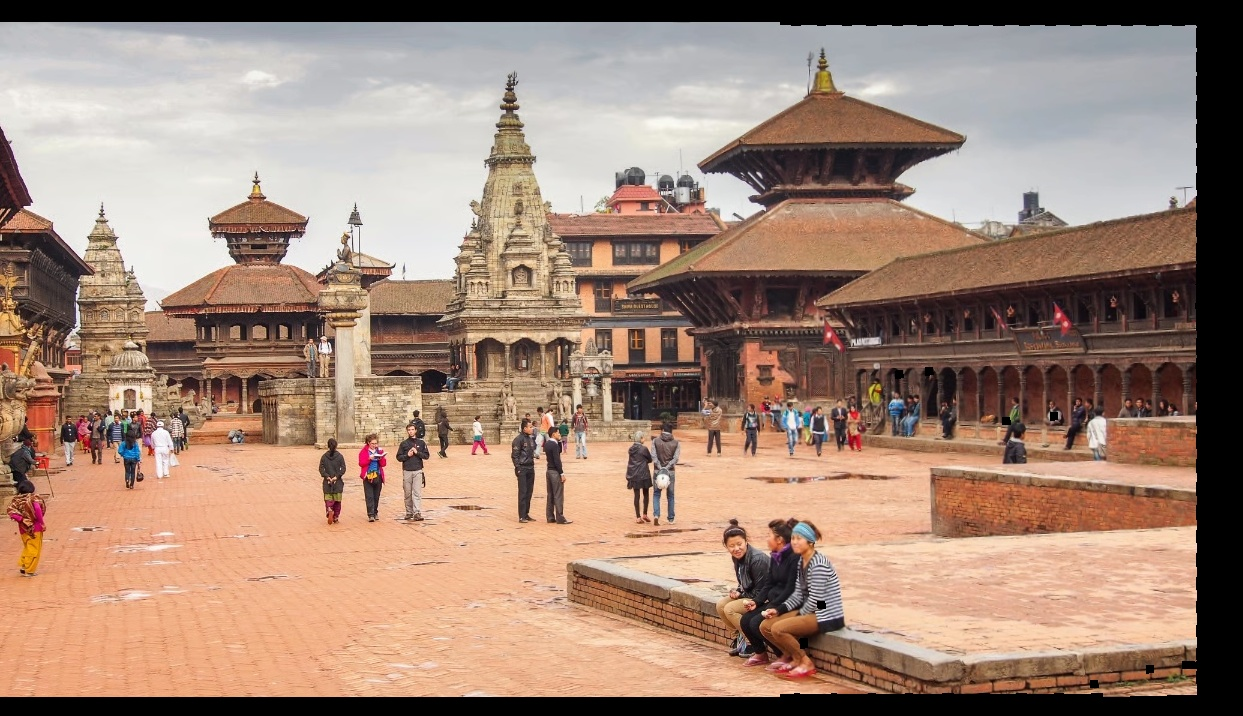
#> input picture results/blend_feather_comp_gain0.75.jpg, 1243 x 716 px, given in place of c.jpg, which was not available
$ python blend_synthetic.py
#> lines starting #> are read from the running program, lines starting #| are printed output that depends on the picture; after the words box and inside, x2 and y2 are one past the last pixel; in counts of white or black regions, pixels touching at a corner belong together
### stitcher/homography.py
import numpy as np

def normalize(pts):
    # shift points to zero mean, scale so average distance is sqrt(2)
    c = pts.mean(axis=0)
    mean_dist = np.mean(np.linalg.norm(pts - c, axis=1))
    if mean_dist < 1e-9:
        raise np.linalg.LinAlgError("degenerate points")
    s = np.sqrt(2) / mean_dist
    T = np.array([[s, 0, -s * c[0]],
                  [0, s, -s * c[1]],
                  [0, 0, 1]])
    pts_h = np.c_[pts, np.ones(len(pts))]
    return (T @ pts_h.T).T[:, :2], T

def estimate_homography(src, dst):
    """src, dst: (N, 2) arrays with N >= 4. Returns 3x3 H mapping src -> dst."""
    src_n, T1 = normalize(src)
    dst_n, T2 = normalize(dst)
    A = []
    for (x, y), (xp, yp) in zip(src_n, dst_n):
        A.append([-x, -y, -1, 0, 0, 0, xp * x, xp * y, xp])
        A.append([0, 0, 0, -x, -y, -1, yp * x, yp * y, yp])
    A = np.array(A)
    # 4 points give an 8x9 system and need the full SVD to expose the null vector;
    # 5 or more points give at least 10 rows, so the cheap thin SVD is enough.
    _, _, Vt = np.linalg.svd(A, full_matrices=(len(src) < 5))
    Hn = Vt[-1].reshape(3, 3)
    H = np.linalg.inv(T2) @ Hn @ T1          # undo the normalization
    return H / H[2, 2]

def apply_homography(H, pts):
    p = np.c_[pts, np.ones(len(pts))] @ H.T
    return p[:, :2] / p[:, 2:3]


def ransac_homography(src, dst, thresh=3.0, p=0.99, max_iters=5000, seed=0):
    """Returns (H, inlier_mask, iterations_used), or (None, None, iterations_used)."""
    rng = np.random.default_rng(seed)
    n = len(src)
    best_mask, best_count = None, 0
    iters_needed = max_iters
    i = 0
    while i < min(iters_needed, max_iters):
        i += 1
        idx = rng.choice(n, 4, replace=False)
        try:
            H = estimate_homography(src[idx], dst[idx])
        except np.linalg.LinAlgError:
            continue
        if not np.all(np.isfinite(H)):
            continue
        with np.errstate(all="ignore"):
            err = np.linalg.norm(apply_homography(H, src) - dst, axis=1)
        mask = err < thresh
        count = int(mask.sum())
        if count > best_count:
            best_count, best_mask = count, mask
            w = count / n
            iters_needed = 0 if w >= 1 else np.log(1 - p) / np.log(1 - w ** 4)
    if best_mask is None or best_count < 4:
        return None, None, i
    # refit on all inliers of the best model
    H = estimate_homography(src[best_mask], dst[best_mask])
    return H, best_mask, i

### stitcher/warp.py
import numpy as np
from stitcher.homography import apply_homography


def canvas_bounds(shape_ref, shape_other, H_ref_to_other):
    """Bounding box of both images in the reference frame.
    Returns (xmin, ymin, width, height) of the canvas."""
    h1, w1 = shape_ref[:2]
    h2, w2 = shape_other[:2]
    corners_ref = np.array([[0, 0], [w1 - 1, 0], [w1 - 1, h1 - 1], [0, h1 - 1]], float)
    corners_other = np.array([[0, 0], [w2 - 1, 0], [w2 - 1, h2 - 1], [0, h2 - 1]], float)
    # the other image's corners, expressed in the reference frame
    corners_other_in_ref = apply_homography(np.linalg.inv(H_ref_to_other), corners_other)
    allc = np.vstack([corners_ref, corners_other_in_ref])
    xmin, ymin = np.floor(allc.min(axis=0)).astype(int)
    xmax, ymax = np.ceil(allc.max(axis=0)).astype(int)
    return int(xmin), int(ymin), int(xmax - xmin + 1), int(ymax - ymin + 1)


def bilinear_sample(img, xs, ys):
    """Sample a color image at float coordinates. Returns (values, valid_mask)."""
    h, w = img.shape[:2]
    valid = (xs >= 0) & (xs <= w - 1) & (ys >= 0) & (ys <= h - 1)   # False for NaN too
    x = np.where(valid, xs, 0.0)
    y = np.where(valid, ys, 0.0)
    x0 = np.minimum(np.floor(x).astype(int), w - 2)
    y0 = np.minimum(np.floor(y).astype(int), h - 2)
    wx = (x - x0)[..., None]
    wy = (y - y0)[..., None]
    img = img.astype(np.float32)
    top = (1 - wx) * img[y0, x0] + wx * img[y0, x0 + 1]
    bot = (1 - wx) * img[y0 + 1, x0] + wx * img[y0 + 1, x0 + 1]
    return (1 - wy) * top + wy * bot, valid


def warp_to_canvas(ref, other, H_ref_to_other):
    """Place both images on one canvas in ref's frame.
    H_ref_to_other maps points in ref to points in other.
    Returns (canvas_ref, mask_ref, canvas_other, mask_other)."""
    xmin, ymin, W, Hc = canvas_bounds(ref.shape, other.shape, H_ref_to_other)

    # every canvas pixel (u, v) -> coordinates in the reference frame
    u, v = np.meshgrid(np.arange(W), np.arange(Hc))
    xr = (u + xmin).astype(float)
    yr = (v + ymin).astype(float)

    # reference image: pure translation, no homography needed
    canvas_ref, mask_ref = bilinear_sample(ref, xr, yr)

    # other image: reference-frame coordinates -> other's coordinates via H
    pts = np.stack([xr.ravel(), yr.ravel(), np.ones(xr.size)])      # 3 x N
    with np.errstate(all="ignore"):
        q = H_ref_to_other @ pts
        xo = (q[0] / q[2]).reshape(xr.shape)
        yo = (q[1] / q[2]).reshape(xr.shape)
    canvas_other, mask_other = bilinear_sample(other, xo, yo)
    return canvas_ref, mask_ref, canvas_other, mask_other


# [42 lines left out: functions composite_average, canvas_bounds_n, warp_all, not called in this run]

### experiments/blend_synthetic.py
import cv2
import numpy as np
from stitcher.homography import ransac_homography
from stitcher.warp import canvas_bounds, warp_to_canvas, composite_average
from stitcher.blend import feather_blend, estimate_gain

import argparse
p = argparse.ArgumentParser()
p.add_argument("--gain", type=float, default=1.0)
args = p.parse_args()

c = cv2.imread("data/synthetic/c.jpg")
#> c is the input picture: shape (716, 1243, 3); mean B, G, R 119.2, 135.2, 162.6
d = cv2.imread("data/synthetic/d.jpg")
d = np.clip(d.astype(np.float32) * args.gain, 0, 255).astype(np.uint8)

# same matching + RANSAC as before (H maps c -> d)
sift = cv2.SIFT_create()
kp_c, des_c = sift.detectAndCompute(cv2.cvtColor(c, cv2.COLOR_BGR2GRAY), None)
#> kp_c = 5518 keypoints; strongest (x, y, size): (764, 613, 3.5), (821, 605, 6.1), (416, 413, 4), (335, 478, 1.8)
kp_d, des_d = sift.detectAndCompute(cv2.cvtColor(d, cv2.COLOR_BGR2GRAY), None)
#> kp_d has the same summary as kp_c
pairs = cv2.BFMatcher().knnMatch(des_c, des_d, k=2)
#> pairs = 5518 matches
good = [m for m, n in pairs if m.distance < 0.7 * n.distance]
#> good = 5518 matches
src = np.array([kp_c[m.queryIdx].pt for m in good])
#> src = 5518 pairs, first value 2.29 to 1200.9, second value 19.99 to 698.3
dst = np.array([kp_d[m.trainIdx].pt for m in good])
#> dst has the same summary as src
H, mask, iters = ransac_homography(src, dst, thresh=3.0)
#> in ransac_homography, `n = len(src)`: n = 5518
#> the loop in ransac_homography, `while i < min(iters_needed, max_iters):` made 1 pass
#> (idx, T2 in estimate_homography, count, best_count, w) on pass 1: ([1488, 2819, 4691, 3513], [[0.00711, 0, -5.12], [0, 0.00711, -2.5], [0, 0, 1]], 5518, 5518, 1)
#> after the loop in ransac_homography, `while i < min(iters_needed, max_iters):`: i = 1; iters_needed = 0; w = 1
#> the loop in estimate_homography (call 2), `for (x, y), (xp, yp) in zip(src_n, dst_n):` made 5518 passes
#> (x, y, xp, yp) on passes 1 to 3: (-2.77, -0.738, -2.77, -0.738), (-2.77, -0.206, -2.77, -0.206), (-2.77, -0.784, -2.77, -0.784)
#> in ransac_homography, `H = estimate_homography(src[best_mask], dst[best_mask])`: H = [[1, -2.05e-16, 2.95e-13], [1.25e-16, 1, -5.42e-13], [-1.56e-19, -1.69e-19, 1]]
#> iters = 1

rc, mc, rd, md = warp_to_canvas(c, d, H)
#> in canvas_bounds, `corners_other_in_ref = apply_homography(np.linalg.inv(H_ref_to_other),..`: corners_other_in_ref = [[-2.95e-13, 5.42e-13], [1242, 3.86e-13], [1242, 715], [-1.49e-13, 715]]
#> in canvas_bounds, `allc = np.vstack([corners_ref, corners_other_in_ref])`: allc = [[0, 0], [1242, 0], [1242, 715], [0, 715], [-2.95e-13, 5.42e-13], [1242, 3.86e-13], [1242, 715], [-1.49e-13, 715]]
#> in canvas_bounds, `xmin, ymin = np.floor(allc.min(axis=0)).astype(int)`: xmin = -1; ymin = 0
#> in canvas_bounds, `xmax, ymax = np.ceil(allc.max(axis=0)).astype(int)`: xmax = 1242; ymax = 715
#> in warp_to_canvas, `xmin, ymin, W, Hc = canvas_bounds(ref.shape, other.shape, H_ref_to_oth..`: xmin = -1; ymin = 0; W = 1244; Hc = 716
#> in bilinear_sample, `valid = (xs >= 0) & (xs <= w - 1) & (ys >= 0) & (ys <= h - 1)`:
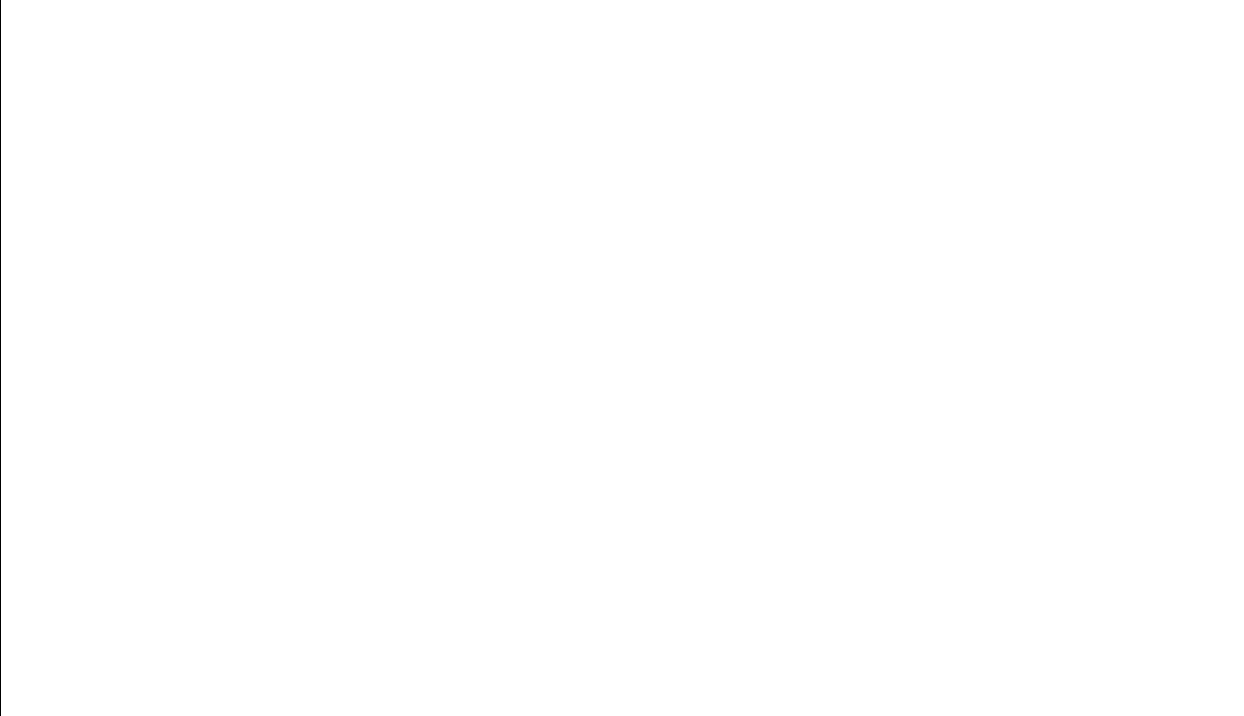
#> valid: shape (716, 1244) bool; 99.9% white; black in thin lines or dots, all inside (x1, y1, x2, y2) = (0, 0, 1, 716)
#> in bilinear_sample, `y0 = np.minimum(np.floor(y).astype(int), h - 2)`:
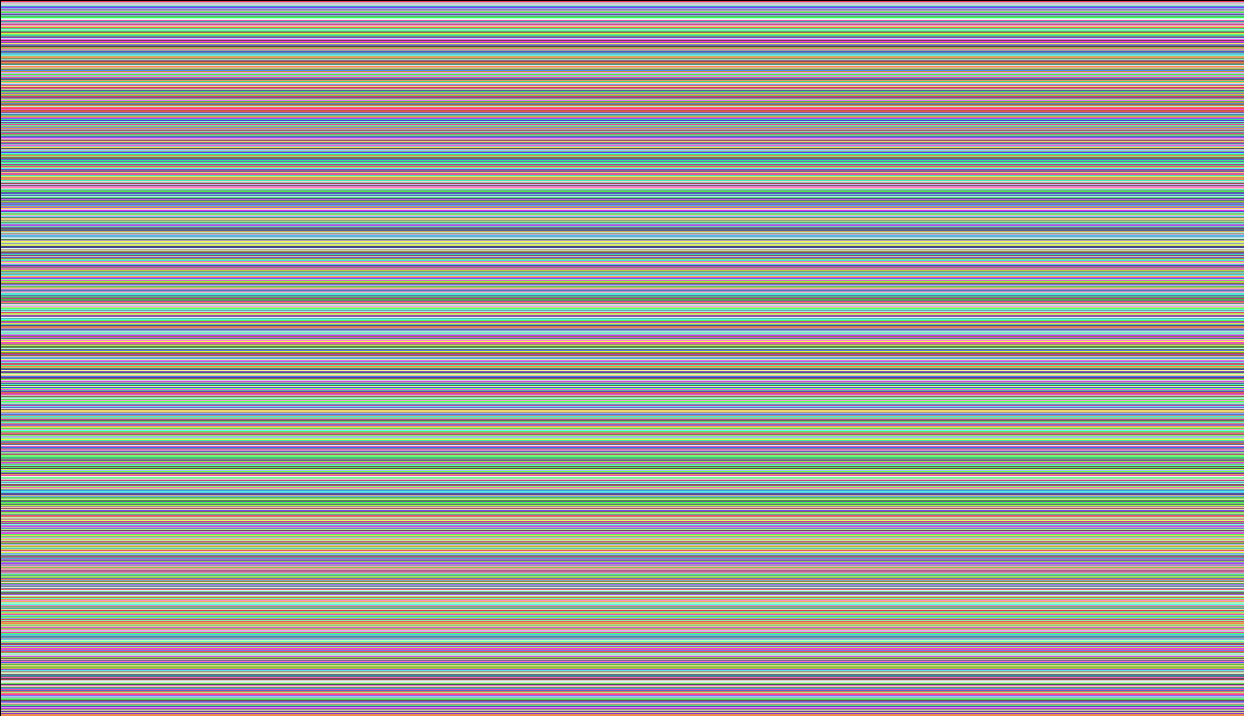
#> y0: shape (716, 1244) int64; 715 distinct labels, from 0 to 714; one colour per label, 0 black
#> in bilinear_sample, `wx = (x - x0)[..., None]`: wx: shape (716, 1244, 1) float64; values 0 (black) and 1 (white), 0.08% white in thin lines or dots, all inside (x1, y1, x2, y2) = (1243, 0, 1244, 716)
#> in bilinear_sample, `wy = (y - y0)[..., None]`: wy: shape (716, 1244, 1) float64; values 0 (black) and 1 (white), 0.14% white in thin lines or dots, all inside (x1, y1, x2, y2) = (1, 715, 1244, 716)
#> in bilinear_sample (call 2), `valid = (xs >= 0) & (xs <= w - 1) & (ys >= 0) & (ys <= h - 1)`: valid: shape (716, 1244) bool; 99.6% white; black in thin lines or dots
#> in bilinear_sample (call 2), `y0 = np.minimum(np.floor(y).astype(int), h - 2)`:
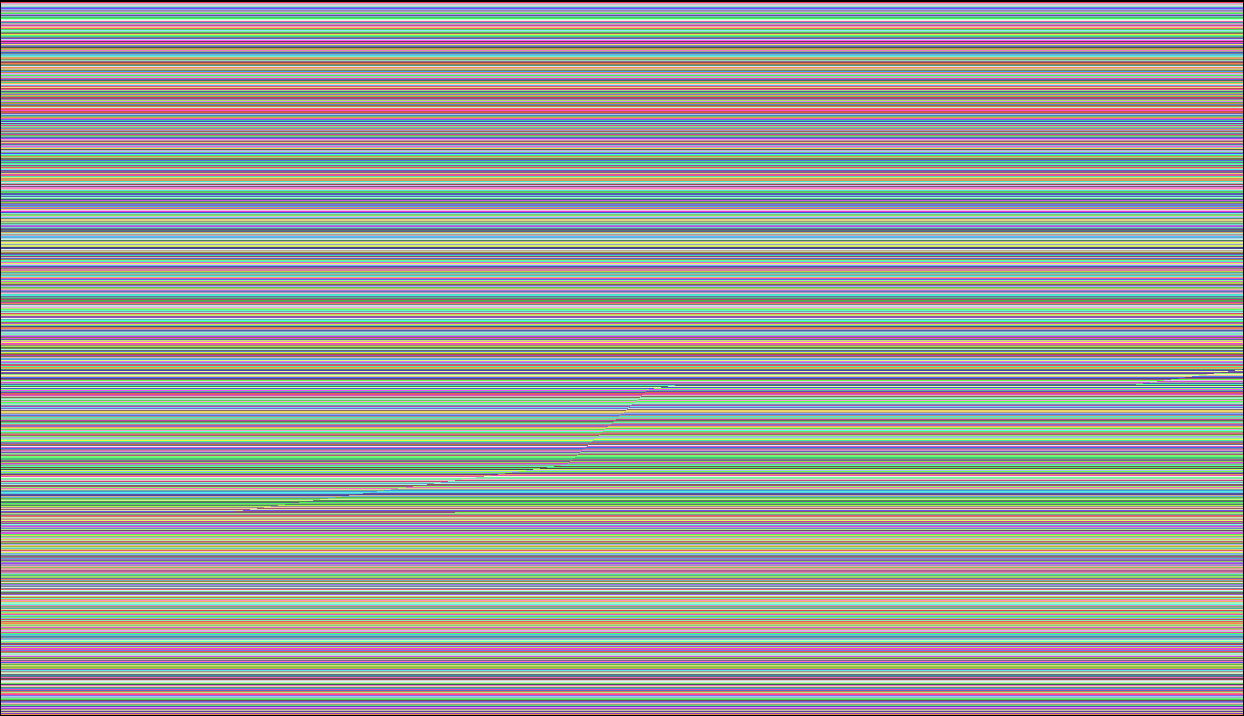
#> y0: shape (716, 1244) int64; 715 distinct labels, from 0 to 714; one colour per label, 0 black

# synthetic-only: d has black borders from make_pair, so mark them invalid.
# Real photos have no such borders, so skip this step for them.
valid_d = (d.sum(axis=2) > 15).astype(np.uint8)
#> valid_d: shape (716, 1243); values 0 (black) and 1 (white), 90.4% white; 20 black regions (11 under 20 px), largest, box (x1, y1, x2, y2) and area: (0, 0, 1243, 716) 84441, (799, 638, 808, 649) 83, (895, 370, 904, 379) 72
valid_d = cv2.erode(valid_d, np.ones((7, 7), np.uint8))
#> valid_d: shape (716, 1243); values 0 (black) and 1 (white), 89.2% white; 15 black regions, largest, box (x1, y1, x2, y2) and area: (0, 0, 1243, 716) 94378, (796, 635, 811, 652) 239, (892, 367, 907, 382) 216
_, _, vd, _ = warp_to_canvas(c, valid_d.astype(np.float32)[..., None], H)
md_clean = md & (vd[..., 0] >= 0.99)
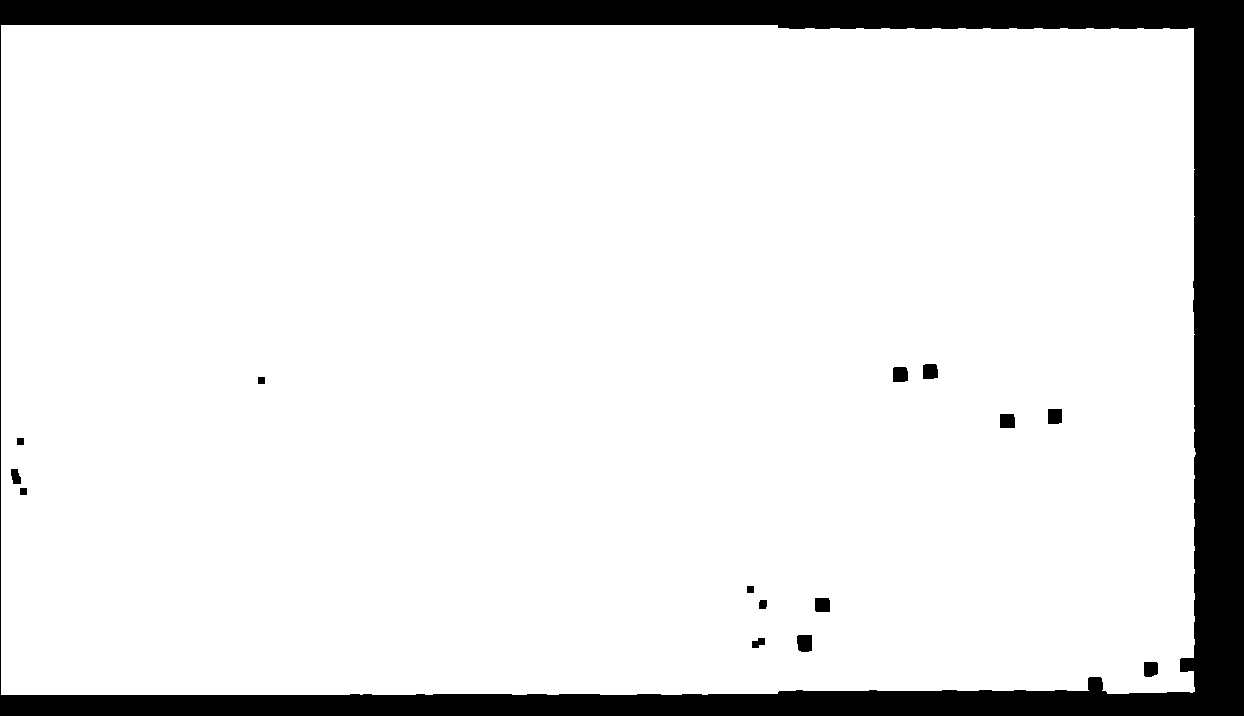
#> md_clean: shape (716, 1244) bool; 89.1% white; 15 black regions, largest, box (x1, y1, x2, y2) and area: (0, 0, 1244, 716) 95094, (797, 635, 812, 652) 239, (893, 367, 908, 382) 216

# ground truth: c's frame is the source photo's frame
source = cv2.imread("data/synthetic/source.jpg")
#> (the run stopped early here; a loop or call above may not have finished)
